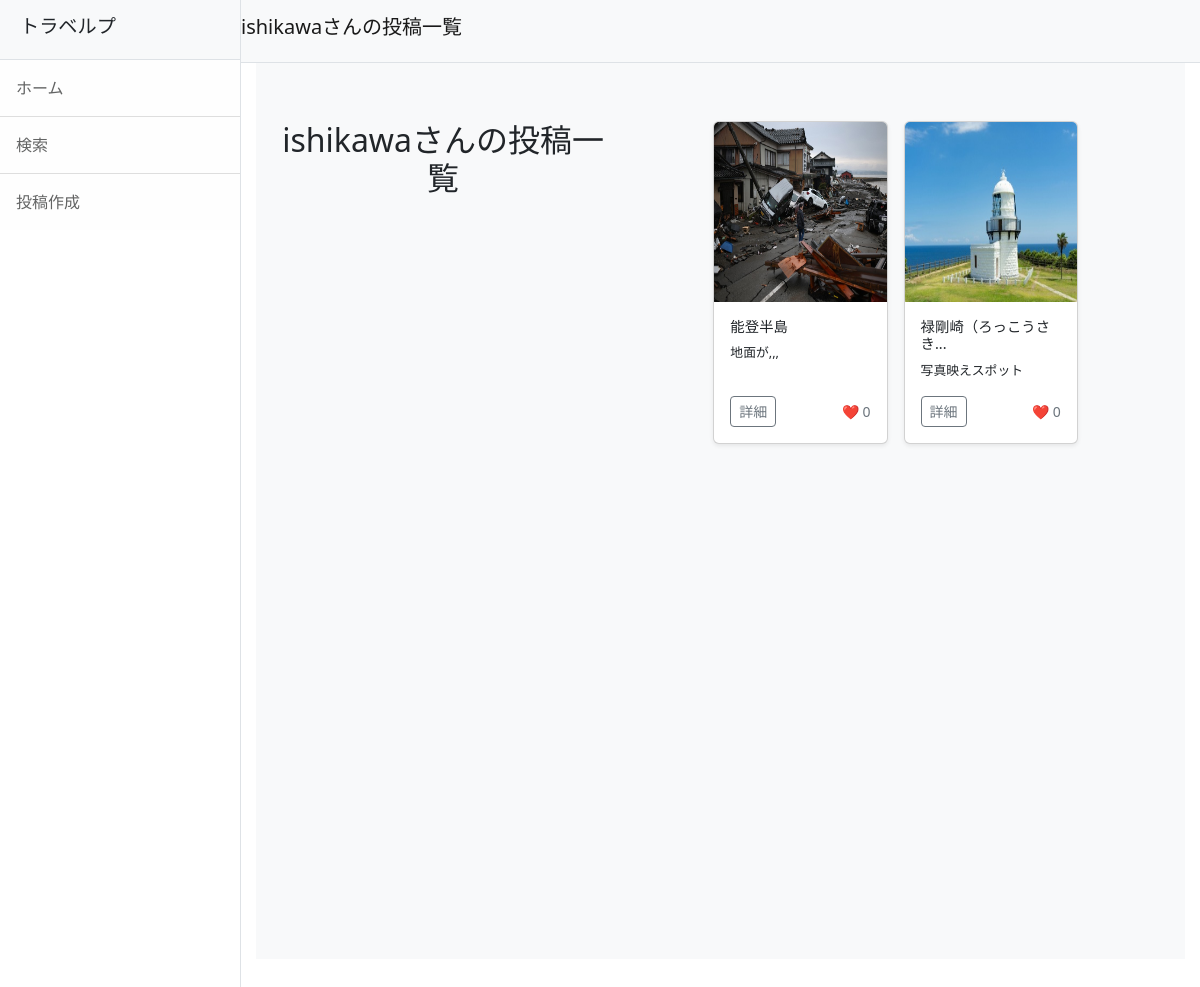
The app's page /user/5/posts/ with its own data.
### accounts/models.py (models this page shows, shortened)
class CustomUser(AbstractUser):
    pass
    nickname = models.CharField(max_length=150, blank=True, null=True)
    profile_image = models.ImageField(upload_to='profile_images/', null=True, blank=True)
    profile_description = models.TextField(null=True, blank=True)

### travelp/models.py (models this page shows, shortened)
class Post(models.Model):
    user = models.ForeignKey(CustomUser, on_delete=models.SET_NULL, null=True, blank=True)
    title = models.CharField(max_length=200)
    comment = models.TextField()
    created_at = models.DateTimeField(auto_now_add=True)
    caption = models.TextField(verbose_name='場所', blank=True)
    fundraising = models.ForeignKey(Fundraising, null=True, blank=True, on_delete=models.SET_NULL)
    latitude = models.DecimalField(max_digits=15, decimal_places=11, null=True, blank=True)  # 緯度
    longitude = models.DecimalField(max_digits=15, decimal_places=11, null=True, blank=True)  # 経度
    def like_count(self):
        return self.likes.count()  # 投稿に対する「いいね」の数を返す

class PostImage(models.Model):
    post = models.ForeignKey(Post, related_name='images', on_delete=models.CASCADE)
    image = models.ImageField(upload_to='photos')

### travelp/views.py (the view)
# urls.py: path('user/<int:user_id>/posts/', views.user_posts, name='user_posts'),
def user_posts(request, user_id):
    user = get_object_or_404(CustomUser, id=user_id)  # ユーザーを取得
    posts = Post.objects.filter(user=user)  # そのユーザーの投稿を取得
    return render(request, 'user_posts.html', {'user': user, 'posts': posts})

### travelp/templates/user_posts.html (shortened to what this page needs)
{% extends 'base.html' %}
{% load static %}
{% block header %}{{ user.username }}さんの投稿一覧{% endblock %}
{% block content %}
<section class="album py-5 bg-light">
  <div class="container">
    <h2 class="text-center mb-4">{{ user.username }}さんの投稿一覧</h2>
    <div class="row g-3 justify-content-center">
      {% for post in posts %}
        <div class="col-sm-6 col-md-4 d-flex" style="max-width: 350px;">
          <div class="card shadow-sm w-100" style="min-height: 250px;">
            {% if post.images.exists %}
              <img src="{{ post.images.first.image.url }}" class="bd-placeholder-img card-img-top" width="100%" height="180" alt="投稿画像">
            {% else %}
              <img src="{% static 'default-thumbnail.jpg' %}" class="bd-placeholder-img card-img-top" width="100%" height="180" alt="デフォルト画像">
            {% endif %}
            <div class="card-body d-flex flex-column">
              <h5 class="card-title" style="font-size: 0.9rem;">{{ post.title|slice:":10" }}{% if post.title|length > 10 %}...{% endif %}</h5>
              <p class="card-text flex-grow-1" style="font-size: 0.8rem;">{{ post.comment|slice:":10" }}{% if post.comment|length > 10 %}...{% endif %}</p>
              <div class="d-flex justify-content-between align-items-center">
                <a href="{% url 'travelp:post_detail' post.pk %}" class="btn btn-sm btn-outline-secondary">詳細</a>
                <small class="text-muted">❤️ {{ post.like_count }}</small>
              </div>
            </div>
          </div>
        </div>
      {% empty %}
        <div class="col-12 text-center">
          <p>投稿はまだありません。</p>
        </div>
      {% endfor %}
    </div>
  </div>
</section>
{% endblock %}

### records on screen
CustomUser: username "ishikawa"
Post: images.first.image (picture), title "能登半島", comment "地面が,,,", like_count "0"
Post: images.first.image (picture), title "禄剛崎（ろっこうさき", comment "写真映えスポット", like_count "0"
